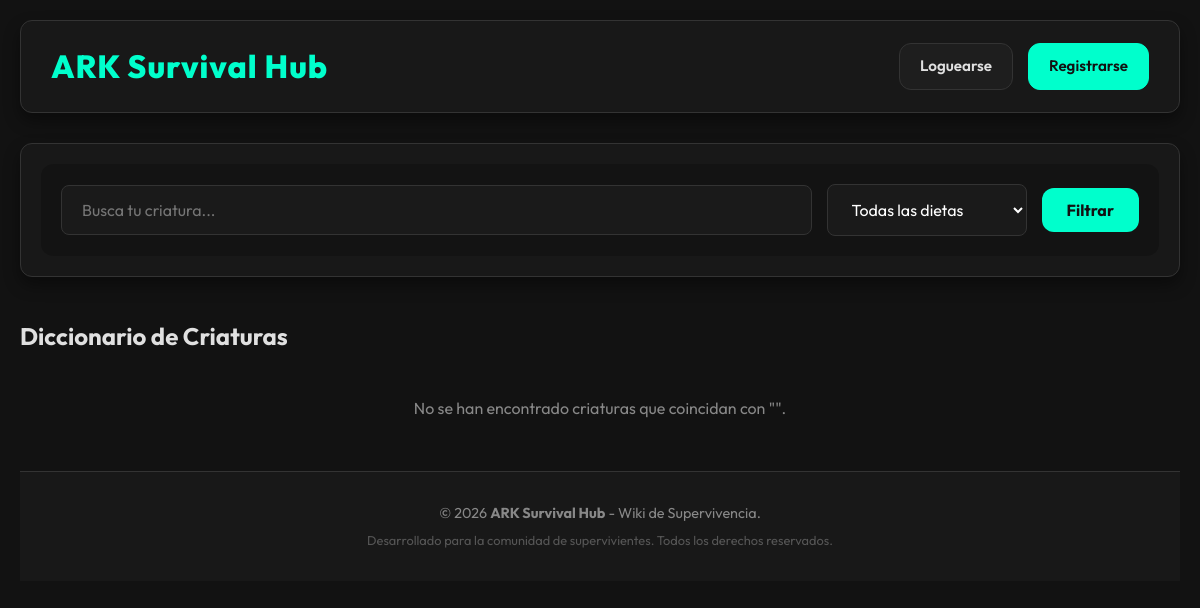
Before: / with the older database file.
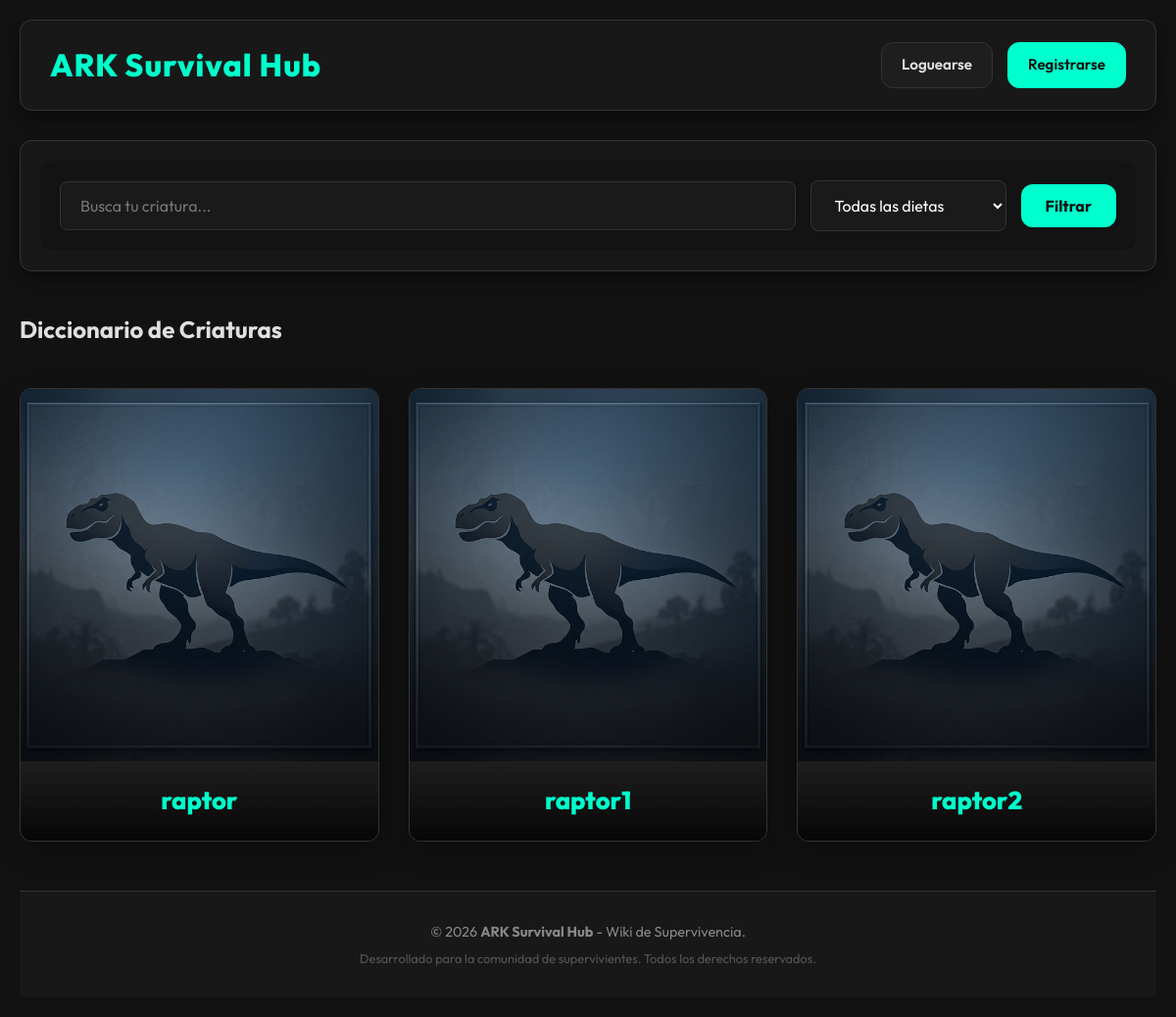
After: the same page with the newer database file.
### tables this page shows
CREATE TABLE `dinosaurios` (
  `id` int(11) NOT NULL AUTO_INCREMENT,
  `nombre` varchar(100) NOT NULL,
  `especie` varchar(100) DEFAULT NULL,
  `dieta` varchar(50) DEFAULT NULL,
  `imagen` varchar(255) DEFAULT 'default_dino.jpg',
  `descripcion` text DEFAULT NULL,
  PRIMARY KEY (`id`)
);

### index.php (the view, shortened to what this page needs)
<?php
include 'config/db.php';
$busqueda = isset($_GET['buscar']) ? $_GET['buscar'] : '';
$sql = "SELECT * FROM dinosaurios WHERE 1=1";
$por_pagina = 9;
$pagina_actual = isset($_GET['p']) && is_numeric($_GET['p']) ? (int)$_GET['p'] : 1;
$offset = ($pagina_actual - 1) * $por_pagina;
$sql .= " LIMIT :limit OFFSET :offset";
$stmt = $conexion->prepare($sql);
$stmt->bindValue(':limit', $por_pagina, PDO::PARAM_INT);
$stmt->bindValue(':offset', $offset, PDO::PARAM_INT);
$stmt->execute();
$dinos = $stmt->fetchAll(PDO::FETCH_ASSOC);
?>
<!DOCTYPE html>
<html lang="es">
<head>
    <link rel="stylesheet" href="assets/css/estilos.css?v=1.3">
</head>
<body>
    <?php include 'includes/header.php'; ?>
    <section class="buscador">
        <form action="index.php" method="GET">
            <input type="text" name="buscar" placeholder="Busca tu criatura..."
                value="<?php echo isset($_GET['buscar']) ? htmlspecialchars($_GET['buscar']) : ''; ?>">
            <select name="dieta">
                <option value="">Todas las dietas</option>
            </select>
            <button type="submit">Filtrar</button>
        </form>
    </section>
    <main>
        <h2>Diccionario de Criaturas</h2>
        <div class="contenedor-dinos">
            <?php if (count($dinos) > 0): ?>
                <?php foreach ($dinos as $dino): ?>
                    <div class="dino-card">
                        <?php if(!empty($dino['imagen'])): ?>
                            <div class="dino-img-container">
                                <?php
                                $src_dino = (strpos($dino['imagen'], 'http') === 0) ? $dino['imagen'] : "assets/img/dinos/" . $dino['imagen'];
                                if (strpos($src_dino, 'res.cloudinary.com') !== false) {
                                    $src_dino = str_replace('/upload/', '/upload/w_400,c_fill,g_auto,f_auto,q_auto/', $src_dino);
                                }
                                ?>
                                <img src="<?php echo htmlspecialchars($src_dino); ?>" alt="<?php echo htmlspecialchars($dino['nombre']); ?>" class="dino-img" onerror="this.src='assets/img/dinos/default_dino.jpg'">
                            </div>
                        <?php endif; ?>
                        <h3>
                            <?php
                            $query_detalle = $_GET;
                            $query_detalle['id'] = $dino['id'];
                            $link_detalle = 'detalle.php?' . http_build_query($query_detalle);
                            ?>
                            <a href="<?php echo htmlspecialchars($link_detalle); ?>" class="enlace-dino">
                                <?php echo htmlspecialchars($dino['nombre']); ?>
                            </a>
                        </h3>
                    </div>
                <?php
    endforeach; ?>
            <?php
else: ?>
                <p style="grid-column: 1/-1; text-align: center; color: #888;">
                No se han encontrado criaturas que coincidan con "<strong><?php echo htmlspecialchars($busqueda); ?></strong>".
                </p>
            <?php
endif; ?>
        </div>
    <?php include 'includes/footer.php'; ?>

### includes/header.php (shortened to what this page needs)
<?php
$path_prefix = isset($is_admin_panel) && $is_admin_panel ? '../' : '';
?>
<header class="header-principal">
    <div class="logo-titulo">
        <a href="<?php echo $path_prefix; ?>index.php" class="no-decoration">
            <h1><?php echo $header_titulo ?? 'ARK Survival Hub'; ?></h1>
        </a>
    </div>
    <nav class="navegacion-usuario">
        <?php if (isset($_SESSION['nick'])): ?>
            <?php if (isset($_SESSION['rol']) && $_SESSION['rol'] === 'superadmin'): ?>
                <a href="<?php echo $path_prefix; ?>panel_superadmin.php" class="btn-nav btn-superadmin">Panel Superadmin</a>
            <?php endif; ?>
            <a href="<?php echo $path_prefix; ?>actions/logout.php" class="btn-nav">Cerrar Sesión</a>
        <?php else: ?>
            <?php
                $current_page = basename($_SERVER['PHP_SELF']);
            ?>
            <?php if ($current_page !== 'login.php'): ?>
                <a href="<?php echo $path_prefix; ?>login.php" class="btn-nav">Loguearse</a>
            <?php endif; ?>
            <?php if ($current_page !== 'registro.php'): ?>
                <a href="<?php echo $path_prefix; ?>registro.php" class="btn-nav btn-registro">Registrarse</a>
            <?php endif; ?>
        <?php endif; ?>
    </nav>
</header>

### includes/footer.php (shortened to what this page needs)
    </main>
    <footer class="footer-principal">
        <p class="footer-copyright">
            &copy; <?php echo date('Y'); ?> <strong>ARK Survival Hub</strong> - Wiki de Supervivencia.
        </p>
        <p class="footer-texto">
            Desarrollado para la comunidad de supervivientes. Todos los derechos reservados.
        </p>
    </footer>
</body>
</html>

### assets/css/estilos.css (style rules this page uses)
:root { --bg-main: #121212; --bg-card: #1e1e1e; --bg-header: #181818; --text-main: #e0e0e0; --text-muted: #a0a0a0; --accent: #00ffcc; --accent-hover: #00ccaa; --border-color: #333333; --error-color: #ff4444; --success-color: #00e676; --shadow: 0 8px 16px rgba(0, 0, 0, 0.4); --radius: 12px; }
* { margin: 0; padding: 0; box-sizing: border-box; }
p, h1, h2, h3, h4, span, div { overflow-wrap: break-word; word-wrap: break-word; }
img { max-width: 100%; height: auto; display: block; }
body { font-family: 'Outfit', sans-serif; background-color: var(--bg-main); color: var(--text-main); line-height: 1.6; padding: 20px; max-width: 1200px; margin: 0 auto; }
.no-decoration { text-decoration: none; }
.header-principal { display: flex; justify-content: space-between; align-items: center; background: var(--bg-header); padding: 20px 30px; border-radius: var(--radius); border: 1px solid var(--border-color); box-shadow: var(--shadow); margin-bottom: 30px; }
.logo-titulo h1 { margin: 0; color: var(--accent); font-size: 2rem; font-weight: 800; letter-spacing: 1px; }
.navegacion-usuario { display: flex; align-items: center; gap: 15px; }
.footer-principal { margin-top: 50px; padding: 30px 5%; background: var(--bg-header); border-top: 1px solid var(--border-color); text-align: center; }
.footer-copyright { color: #888; font-size: 0.9rem; margin: 0; }
.footer-texto { color: #555; font-size: 0.8rem; margin-top: 5px; }
.btn-nav { color: var(--text-main); text-decoration: none; padding: 10px 20px; border-radius: var(--radius); border: 1px solid var(--border-color); background-color: var(--bg-card); font-weight: 600; font-size: 0.95rem; transition: all 0.3s ease; display: inline-flex; align-items: center; justify-content: center; }
.btn-registro { background-color: var(--accent); color: #121212; border-color: var(--accent); }
.buscador { background: var(--bg-header); padding: 20px; border-radius: var(--radius); border: 1px solid var(--border-color); margin-bottom: 40px; box-shadow: var(--shadow); }
.buscador form { display: flex; gap: 15px; justify-content: center; align-items: center; flex-wrap: wrap; background: rgba(0, 0, 0, 0.2); padding: 20px; border-radius: var(--radius); }
.buscador input[type="text"], .buscador select { background-color: #1a1a1a; border: 1px solid var(--border-color); color: white; padding: 14px 20px; border-radius: 8px; font-size: 1rem; font-family: 'Outfit', sans-serif; outline: none; transition: all 0.3s; min-width: 200px; }
.buscador input[type="text"] { flex: 1; min-width: 250px; }
.buscador button { background-color: var(--accent); color: #121212; border: none; padding: 12px 25px; border-radius: var(--radius); font-weight: bold; font-size: 1rem; font-family: inherit; cursor: pointer; transition: 0.3s; }
.contenedor-dinos { display: grid; grid-template-columns: repeat(auto-fill, minmax(320px, 1fr)); gap: 30px; margin-top: 40px; }
.dino-card { background-color: var(--bg-card); border: 1px solid var(--border-color); padding: 0; border-radius: var(--radius); transition: transform 0.4s cubic-bezier(0.165, 0.84, 0.44, 1), box-shadow 0.4s, border-color 0.4s; box-shadow: 0 10px 30px rgba(0, 0, 0, 0.3); display: flex; flex-direction: column; position: relative; overflow: hidden; height: 100%; }
.dino-card h3 { margin: 0; padding: 20px; font-size: 1.6rem; background: linear-gradient(to top, rgba(0, 0, 0, 0.8), transparent); width: 100%; margin-top: auto; text-align: center; }
.dino-img-container { width: 100%; height: 380px; overflow: hidden; position: relative; }
.dino-img { width: 100%; height: 100%; object-fit: cover; transition: transform 0.6s ease; }
.enlace-dino { color: var(--accent); text-decoration: none; font-weight: 800; transition: all 0.3s ease; }
.enlace-dino::after { content: ''; position: absolute; top: 0; left: 0; right: 0; bottom: 0; z-index: 10; }

Changed rows visible on the page:
added dinosaurios: nombre "raptor"
added dinosaurios: nombre "raptor1"
added dinosaurios: nombre "raptor2"
Other visible differences:
text no longer shown: "No se han encontrado criaturas que coincidan con \" \"."
